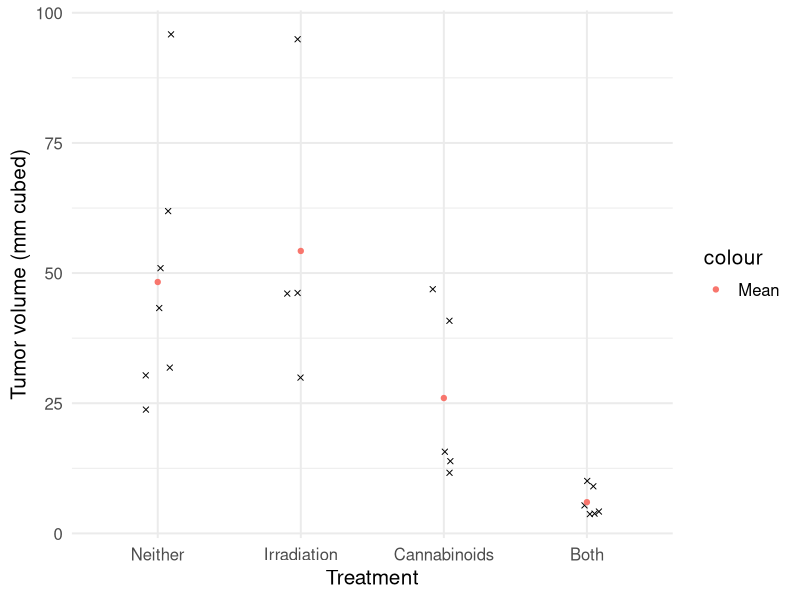

This chart was generated by the following R code: (Note: this script raises an error after producing the figure.)
## ---- chunk 1
library(knitr) # for include_graphics() 
library(dplyr)
library(ggplot2)
library(forcats)
## ---- chunk 2
treatment <- c(rep("Irradiation", 4), rep("Cannabinoids", 5), rep("Both", 6),
               rep("Neither", 7))

tumor_volume <- c(30, 46, 46, 95, # Irradiation
                  12, 14, 16, 41, 47, # Cannabinoids 
                  5, 4, 4, 4, 10, 9, # Both
                  24, 30, 43, 51, 62, 32, 96) # Neither

cancer_data <- data.frame(treatment, tumor_volume)
## ---- chunk 3
head(cancer_data)
## ---- chunk 4
# specify the order of the treatment groups for plotting
library(forcats) 
cancer_data <- cancer_data %>% 
  mutate(trt_order = fct_relevel(treatment, c("Neither", "Irradiation", 
                                              "Cannabinoids", "Both")))
## ---- chunk 5
# calculate the means and SD for each group
summary_stats <- cancer_data %>% 
  group_by(trt_order) %>% 
  summarise(mean_vol = mean(tumor_volume),
            sd_vol = sd(tumor_volume), 
            samp_size = n())

summary_stats
## ---- chunk 6
ggplot(cancer_data, aes(x = trt_order, y = tumor_volume)) + 
  geom_jitter(pch = 4,width = 0.1) + 
  geom_point(data = summary_stats, aes(y = mean_vol, col = "Mean"), pch = 19) +
  labs(y = "Tumor volume (mm cubed)", x = "Treatment") +
  theme_minimal(base_size = 15)
## ---- chunk 7
library(broom)
cancer_anova <- aov(formula = tumor_volume ~ treatment, data = cancer_data)
tidy(cancer_anova)
## ---- chunk 8
pf(6.699489, df1 = 3, df2 = 22 - 4, lower.tail = F)
## ---- chunk 9
knitr::include_graphics("phack.png")
## ---- chunk 10
both<-cancer_data%>%filter(treatment=="Both")%>%select(tumor_volume)
neither<-cancer_data%>%filter(treatment=="Neither")%>%select(tumor_volume)
can<-cancer_data%>%filter(treatment=="Cannabinoids")%>%select(tumor_volume)
irr<-cancer_data%>%filter(treatment=="Irradiation")%>%select(tumor_volume)
n_b<-t.test(neither, both, alternative="two.sided")
c_b<-t.test(can,both, alternative="two.sided")
i_b<-t.test(irr, both, alternative="two.sided")
n_c<-t.test(neither, can, alternative="two.sided")
n_i<-t.test(neither, irr, alternative="two.sided")
c_i<-t.test(can, irr, alternative="two.sided")
## ---- chunk 11
t_statistics<-c(n_b$statistic, c_b$statistic, i_b$statistic, n_c$statistic, n_i$statistic, c_i$statistic)
p_values<-c(n_b$p.value, c_b$p.value, i_b$p.value, n_c$p.value, n_i$p.value)
t_statistics
p_values
## ---- chunk 12
knitr::include_graphics("tukey.png")
## ---- chunk 13
diffs <- TukeyHSD(cancer_anova, conf.level = 0.05) %>% tidy()
diffs%>%select(contrast, adj.p.value)
## ---- chunk 14
#Students do not need to know how to do this
ggplot(diffs, aes(x = contrast, y = estimate)) + geom_point() +
  geom_segment(aes(y = conf.low, yend = conf.high, xend = contrast)) +
  theme_minimal(base_size = 15) +
  geom_hline(aes(yintercept = 0), lty =2) +
  geom_text(aes(label = paste0("p-value:\n ", round(adj.p.value, 2))), nudge_x = 0.3) +
  labs(y = "Estimated difference", x = "") + 
  scale_x_discrete(labels = c("Cannabinoids\n vs. both", "Irradiation\n vs. both",
                              "Irradiation vs.\ncannabinoids", "Neither\n vs. both", 
                              "Neither vs.\n Cannabinoids", "Neither vs.\n Irradiation"))
## ---- chunk 15
ggplot(cancer_data, aes(x = trt_order, y = tumor_volume)) + 
  geom_jitter(pch = 4,width = 0.1) + 
  geom_point(data = summary_stats, aes(y = mean_vol, col = "Mean"), pch = 19) +
  labs(y = "Tumor volume (mm cubed)", x = "Treatment") +
  theme_minimal(base_size = 15)
## ---- chunk 16
knitr::include_graphics("boyfriend.png")
